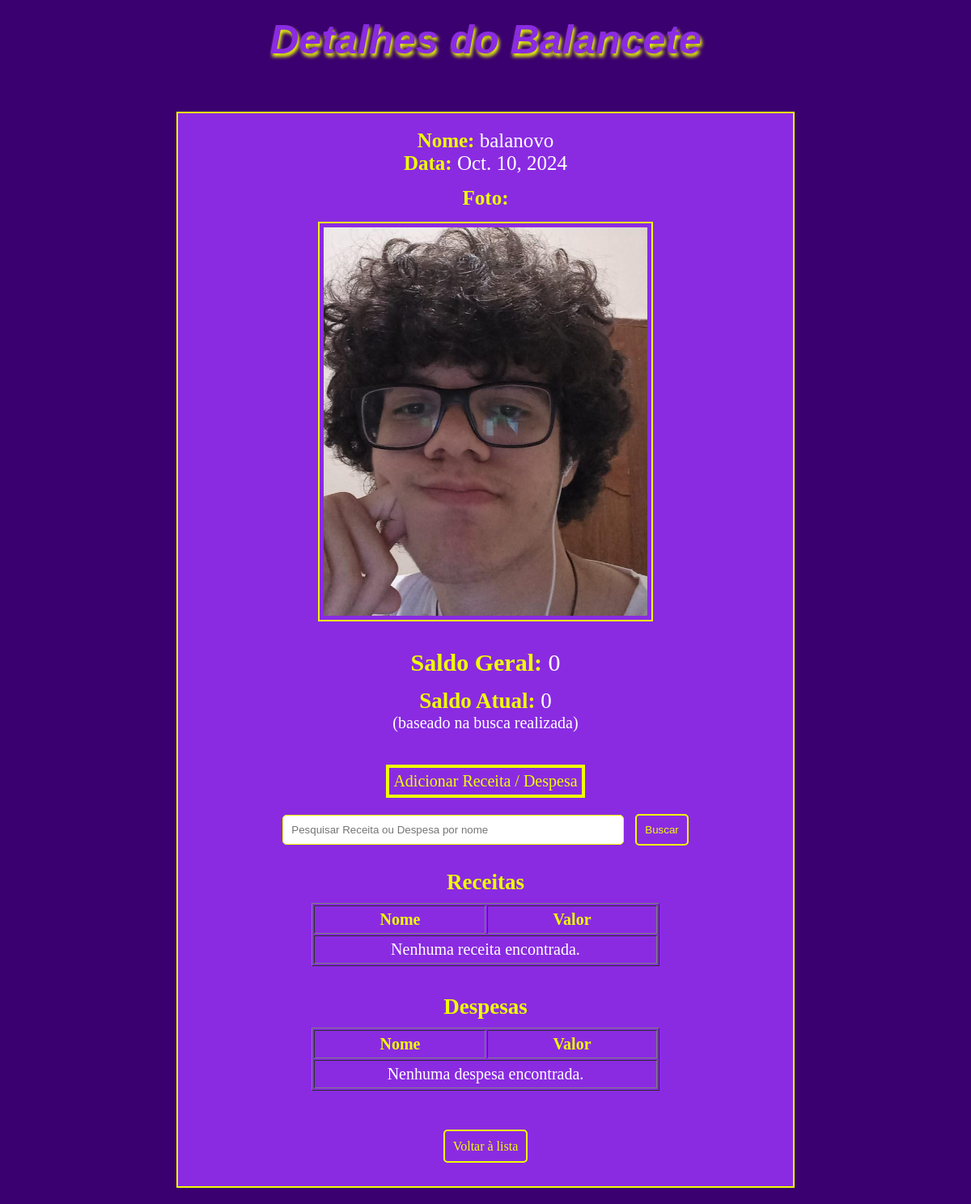
Page /polls/10/verbalancete/ (signed in) on the committed database.
### polls/models.py (models this page shows)
class Balancete(models.Model):
    Nome = models.CharField(max_length=100)
    Data = models.DateField("Data de Publicação:")
    Foto = models.ImageField(upload_to='balancetes/', null=True, blank=True)

### polls/views.py (the view)
# urls.py: path('<int:balancete_id>/verbalancete/', views.verbalancete, name='verbalancete'),
@login_required
def verbalancete(request, balancete_id):
    balancete = get_object_or_404(Balancete, id=balancete_id)
    searchquery = request.GET.get('search', '')
    receitasgeral = Receita.objects.filter(balancete=balancete)
    despesasgeral = Despesa.objects.filter(balancete=balancete)
    somareceitasgeral = sum(receita.Valor for receita in receitasgeral) or 0
    somadespesasgeral = sum(despesa.Valor for despesa in despesasgeral) or 0
    saldogeral = somareceitasgeral + somadespesasgeral
    receitas = receitasgeral.filter(Nome__icontains=searchquery)
    despesas = despesasgeral.filter(Nome__icontains=searchquery)
    somareceitas = sum(receita.Valor for receita in receitas) or 0
    somadespesas = sum(despesa.Valor for despesa in despesas) or 0
    saldoatual = somareceitas + somadespesas
    context = {
        'balancete': balancete,
        'receitas': receitas,
        'despesas': despesas,
        'saldoatual': saldoatual,
        'saldogeral': saldogeral,
        'searchquery': searchquery,
    }
    return render(request, 'polls/verbalancete.html', context)

### polls/templates/polls/verbalancete.html (shortened to what this page needs)
<!DOCTYPE html>
<html lang="en">
<head>
</head>
<body>
    <h1 style="color: blueviolet; margin: 20px 0; font-family: 'Arial', sans-serif;
    text-shadow: 2px 4px 4px rgb(238, 255, 0); font-size: 50px; margin-bottom: 60px;">
        <i>Detalhes do Balancete</i>
    </h1>
    <div
        style="border: 2px solid rgb(238, 255, 0); padding: 20px; margin: 20px auto; width: 60%; background-color: blueviolet;">
        <p style="font-size: 25px;"><strong>Nome:</strong> {{ balancete.Nome }}</p>
        <p style="font-size: 25px;"><strong>Data:</strong> {{ balancete.Data }}</p>
        {% if balancete.Foto %}
        <p style="font-size: 25px; margin-top: 15px;"><strong>Foto:</strong></p>
        <img src="{{ balancete.Foto.url }}" alt="Foto do Balancete"
            style="max-width: 400px; height: auto; margin: 15px; border: 2px solid rgb(238, 255, 0); padding: 5px;" />
        {% else %}
        <p>Sem imagem disponível.</p>
        {% endif %}
        <p style="margin-top: 15px; font-size: 30px;"><strong>Saldo Geral:</strong> {{ saldogeral }}</p>
        <p style="margin-top: 15px; font-size: 27px;"><strong>Saldo Atual:</strong> {{ saldoatual }}</p>
        <p style="font-size: 20px;">(baseado na busca realizada)</p>
        <div>
            <div style="border: 4px solid rgb(238, 255, 0); background-color: blueviolet;
            display: inline-block; padding: 5px; margin-top: 40px;">
                <a href="{% url 'polls:addreceitadespesa' balancete.id %}"
                    style="font-size: 20px; text-decoration: none; color: rgb(238, 255, 0);">Adicionar Receita /
                    Despesa</a>
            </div>
        </div>
        <form method="GET" action="{% url 'polls:verbalancete' balancete.id %}"
            style="margin: 20px auto; text-align: center;">
            <input type="text" name="search" value="{{ search_query }}"
                placeholder="Pesquisar Receita ou Despesa por nome"
                style="padding: 10px; width: 80%; max-width: 400px; border: 1px solid rgb(238, 255, 0); border-radius: 5px; margin-right: 10px;">
            <input type="submit" value="Buscar"
                style="padding: 10px; cursor: pointer; background-color: blueviolet; color: rgb(238, 255, 0); border: 2px solid rgb(238, 255, 0); border-radius: 5px;">
        </form>
        <h2 style="margin-top: 30px;">Receitas</h2>
        <table border="1" style="margin: 10px auto;">
            <tr>
                <th>Nome</th>
                <th>Valor</th>
            </tr>
            {% for receita in receitas %}
            <tr>
                <td>{{ receita.Nome }}</td>
                <td>{{ receita.Valor }}</td>
            </tr>
            {% empty %}
            <tr>
                <td colspan="2">Nenhuma receita encontrada.</td>
            </tr>
            {% endfor %}
        </table>
        <h2 style="margin-top: 35px;">Despesas</h2>
        <table border="1" style="margin: 10px auto;">
            <tr>
                <th>Nome</th>
                <th>Valor</th>
            </tr>
            {% for despesa in despesas %}
            <tr>
                <td>{{ despesa.Nome }}</td>
                <td>{{ despesa.Valor }}</td>
            </tr>
            {% empty %}
            <tr>
                <td colspan="2">Nenhuma despesa encontrada.</td>
            </tr>
            {% endfor %}
        </table>
        <div style="margin-top: 60px; margin-bottom: 20px;">
            <a href="{% url 'polls:listarbalancetes' %}" style="text-decoration: none; color: rgb(238, 255, 0);
            background-color: blueviolet; padding: 10px;
            border: 2px solid rgb(238, 255, 0); border-radius: 5px;">Voltar à lista</a>
        </div>
    </div>
</body>
</html>

### polls/templates/polls/verbalancete.html (style rules this page uses)
* { margin: 0; padding: 0; }
body { background-color: rgb(58, 0, 112); text-align: center; }
th, td { padding: 5px 80px; }
strong { color: rgb(238, 255, 0); }
p { color: white; }
h2 { color: rgb(238, 255, 0); font-size: 27px; }
th { font-size: 20px; color: rgb(238, 255, 0); }
td { font-size: 20px; color: white; }

### rows in the picture
Balancete: Nome "balanovo", Data "Oct. 10, 2024", Foto (picture)

### other values in the picture
{{ saldogeral }} "0"
{{ saldoatual }} "0"
